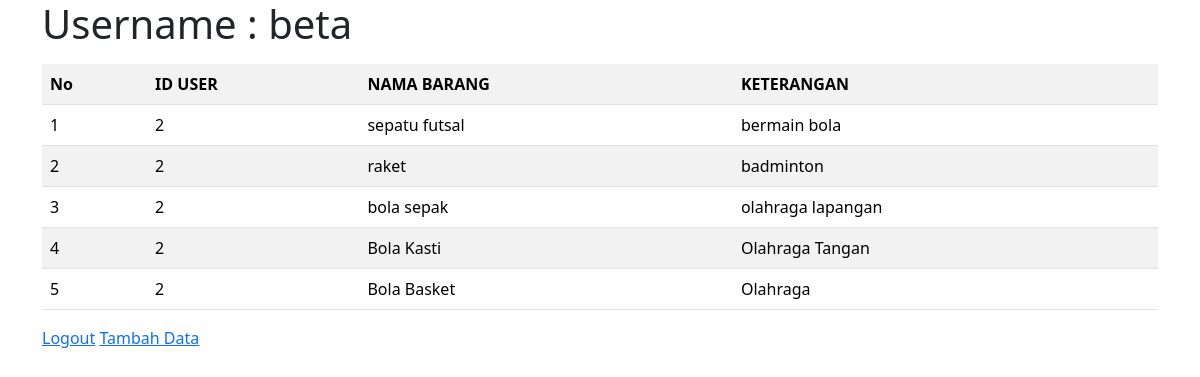
Page /dashboard.php (signed in) on the committed database.
### tables this page shows
CREATE TABLE `data` (
  `id` int(11) NOT NULL,
  `id_user` int(11) NOT NULL,
  `nama_barang` varchar(255) NOT NULL,
  `keterangan` varchar(255) NOT NULL
);

### dashboard.php (the view, shortened to what this page needs)
<!doctype html>
<html lang="en">
  <head>
    <link href="https://cdn.jsdelivr.net/npm/bootstrap@5.3.1/dist/css/bootstrap.min.css" rel="stylesheet">
  </head>
  <body>
<?php
include "config.php";
$id_user = $_SESSION['id_user'];
$username = $_SESSION['username'];
?>
<div class="container">
<h1>Username : <?= $username ?></h1>
<table class="table table-striped mt-3">
            <tr>
				<th>No</th>
                <th>ID USER</th>
				<th>NAMA BARANG</th>
				<th>KETERANGAN</th>
			</tr>
            <?php
	 		$id = 1;
			$data = mysqli_query($con,"select * from data WHERE id_user='$id_user' ORDER BY id DESC");
			while($barang = mysqli_fetch_array($data)){
				?>
				<tr>
				<td><?php echo $id++; ?></td>
					<td><?php echo $barang ['id_user']; ?></td>
					<td><?php echo $barang ['nama_barang']; ?></td>
					<td><?php echo $barang ['keterangan']; ?></td>
				</tr>
				<?php
			}
			?>
</table>
<a href="logout.php">Logout</a>
<a href="tambah_data.php">Tambah Data</a>
</div>
  </body>
</html>

### rows in the picture
data: id_user "2", nama_barang "sepatu futsal", keterangan "bermain bola"
data: id_user "2", nama_barang "raket", keterangan "badminton"
data: id_user "2", nama_barang "bola sepak", keterangan "olahraga lapangan"
data: id_user "2", nama_barang "Bola Kasti", keterangan "Olahraga Tangan"
data: id_user "2", nama_barang "Bola Basket", keterangan "Olahraga"
